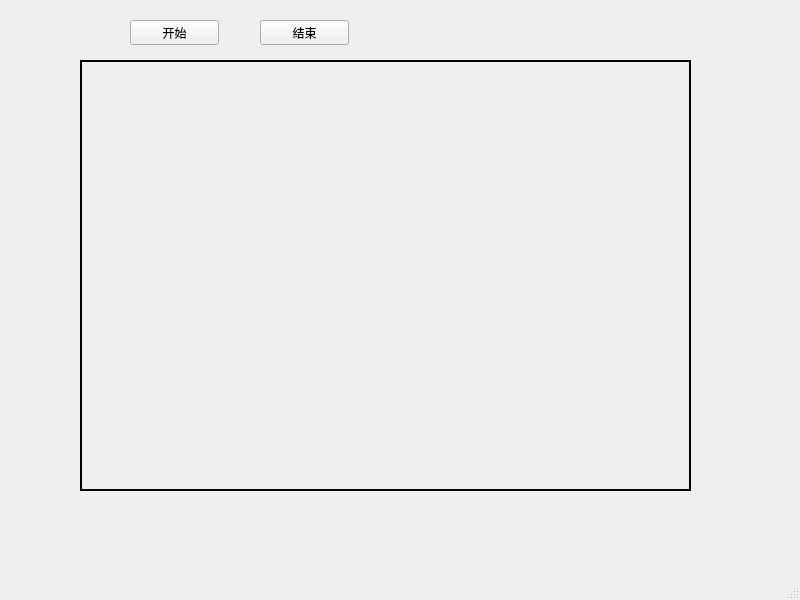
<?xml version="1.0" encoding="UTF-8"?>
<ui version="4.0">
 <class>MainWindow</class>
 <widget class="QMainWindow" name="MainWindow">
  <property name="geometry">
   <rect>
    <x>0</x>
    <y>0</y>
    <width>800</width>
    <height>600</height>
   </rect>
  </property>
  <property name="windowTitle">
   <string>MainWindow</string>
  </property>
  <widget class="QWidget" name="centralwidget">
   <widget class="QLabel" name="Image">
    <property name="geometry">
     <rect>
      <x>80</x>
      <y>60</y>
      <width>611</width>
      <height>431</height>
     </rect>
    </property>
    <property name="frameShape">
     <enum>QFrame::Box</enum>
    </property>
    <property name="frameShadow">
     <enum>QFrame::Plain</enum>
    </property>
    <property name="lineWidth">
     <number>2</number>
    </property>
    <property name="text">
     <string/>
    </property>
   </widget>
   <widget class="QPushButton" name="startbtn">
    <property name="geometry">
     <rect>
      <x>130</x>
      <y>20</y>
      <width>89</width>
      <height>25</height>
     </rect>
    </property>
    <property name="text">
     <string>开始</string>
    </property>
   </widget>
   <widget class="QPushButton" name="exitbtn">
    <property name="geometry">
     <rect>
      <x>260</x>
      <y>20</y>
      <width>89</width>
      <height>25</height>
     </rect>
    </property>
    <property name="text">
     <string>结束</string>
    </property>
   </widget>
  </widget>
  <widget class="QMenuBar" name="menubar">
   <property name="geometry">
    <rect>
     <x>0</x>
     <y>0</y>
     <width>800</width>
     <height>28</height>
    </rect>
   </property>
  </widget>
  <widget class="QStatusBar" name="statusbar"/>
 </widget>
 <resources/>
 <connections/>
</ui>
